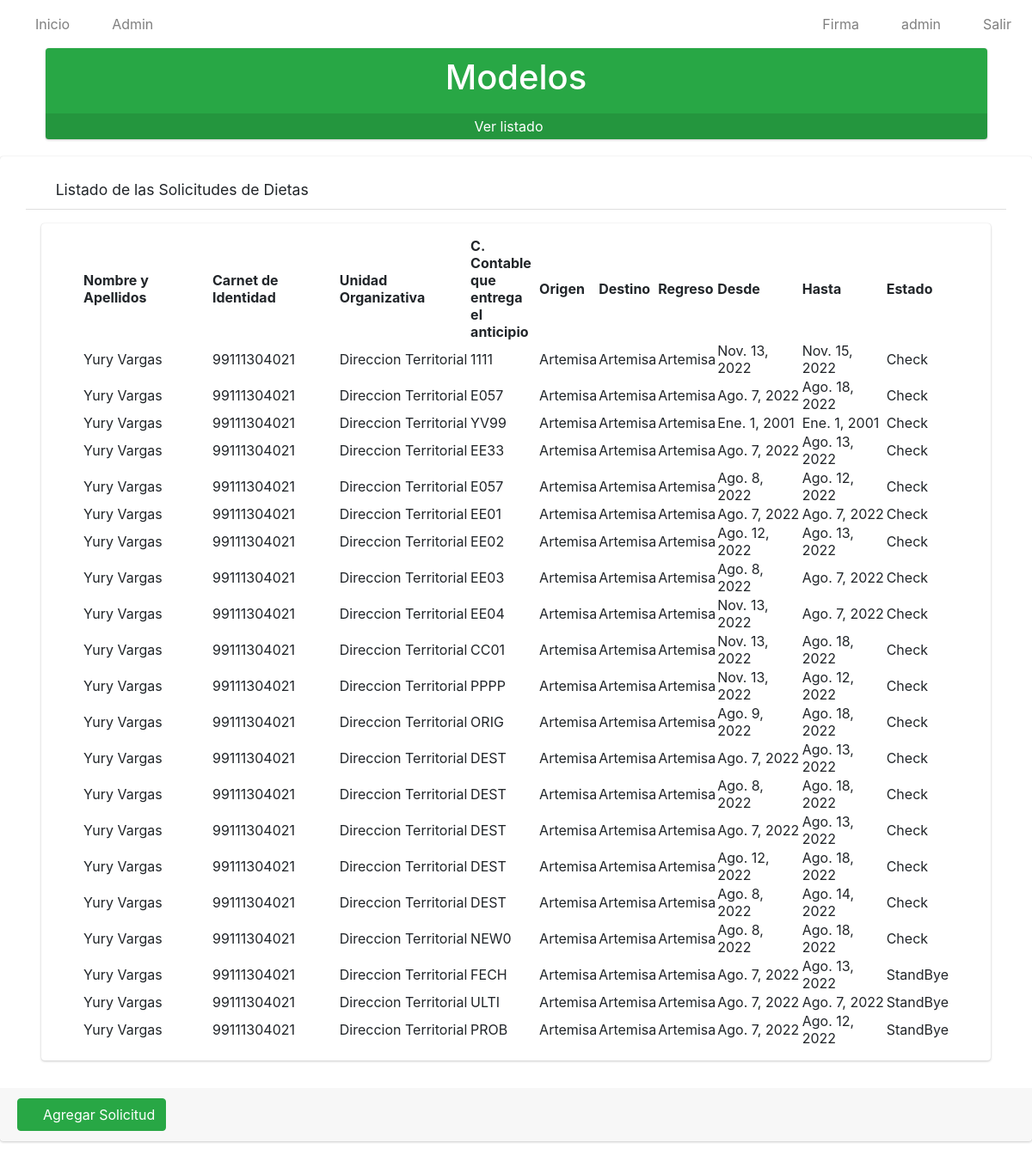
The app's page / (signed in), older data.
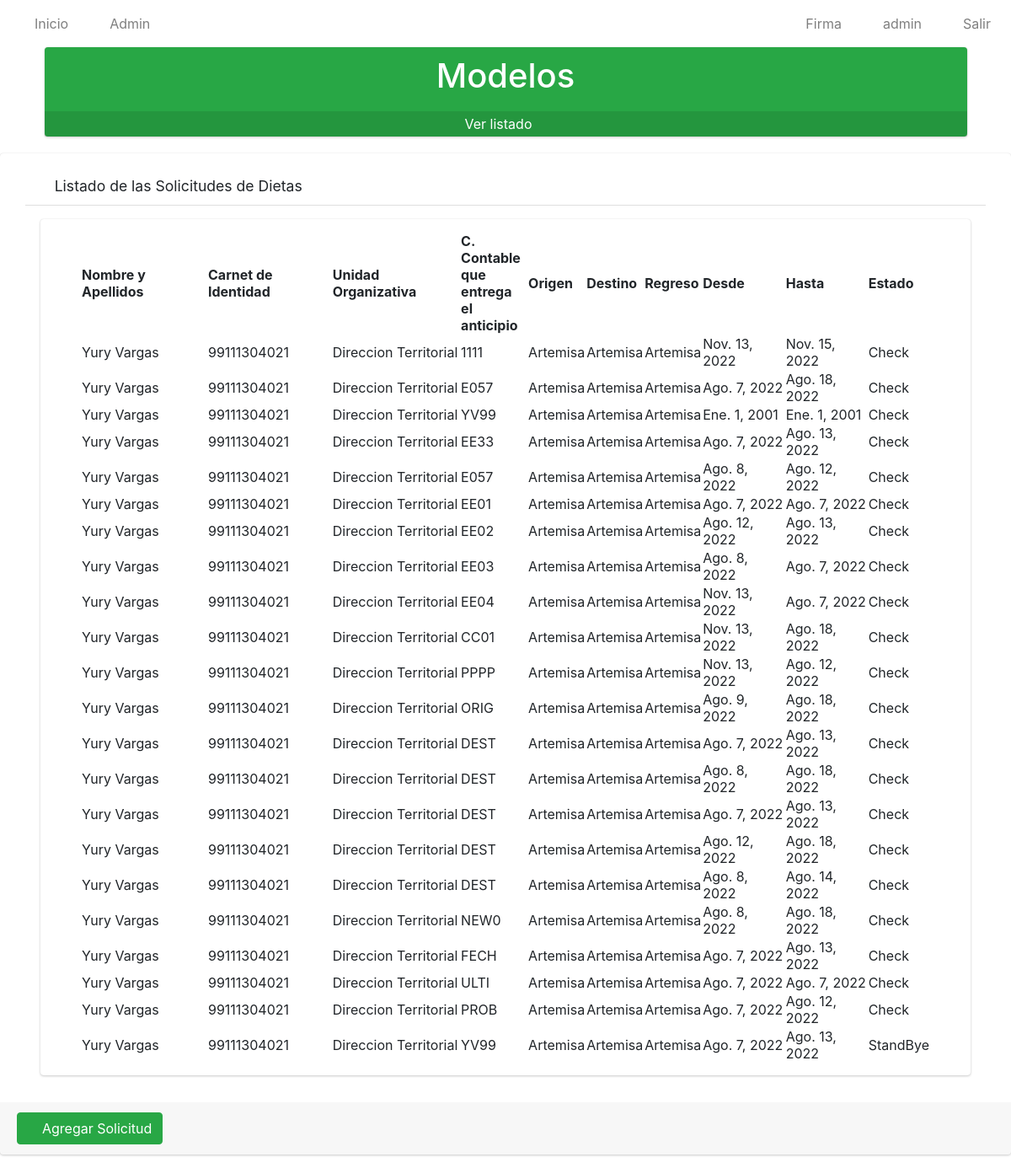
The same page, newer data.
### app/models.py (models this page shows, shortened)
class Solicitud(models.Model):
    numero=models.IntegerField()
    solicitante=models.ForeignKey(User, on_delete=models.CASCADE)
    trabajador=models.ForeignKey(Trabajador, on_delete=models.CASCADE)
    unidad_organizativa=models.ForeignKey(Unidad_Organizativa, on_delete=models.CASCADE)
    c_contable=models.CharField(max_length=4)
    provincia=models.ForeignKey(Provincia, on_delete=models.CASCADE)
    origen=models.ForeignKey(Municipio, on_delete=models.CASCADE, related_name='municipio_origen')
    destino=models.ForeignKey(Municipio, on_delete=models.CASCADE, related_name='municipio_destino')
    regreso=models.ForeignKey(Municipio, on_delete=models.CASCADE, related_name='municipio_regreso')
    fecha_inicio=models.DateField()
    fecha_final=models.DateField()
    estado=models.CharField(max_length=20)
    class Meta:
        verbose_name="Solicitud"
        verbose_name_plural="Solicitudes"

class Trabajador(models.Model):
    nombre_y_apellidos = models.CharField(max_length=80)
    ci=models.CharField(max_length=11, unique=True)
    def __str__(self):
            return self.nombre_y_apellidos
    class Meta:
        verbose_name = "Trabajador"
        verbose_name_plural = "Trabajadores"

class Unidad_Organizativa(models.Model):
    nombre=models.CharField(max_length=100)
    def __str__(self):
        return self.nombre
    class Meta:
        verbose_name="Unidad Organizativa"
        verbose_name_plural="Unidades Organizativas"

class Municipio(models.Model):
    nombre=models.CharField(max_length=30)
    provincia=models.ForeignKey(Provincia, on_delete=models.CASCADE)
    def __str__(self):
        return self.nombre
    class Meta:
        verbose_name="Municipio"
        verbose_name_plural="Municipios"

### app/views.py (the view)
# urls.py: path('', SolicitudListView.as_view(), name='solicitudes'),
class SolicitudListView(ListView):
    model = Solicitud
    template_name = 'solicitudes/listar.html'
    @method_decorator(login_required)
    def dispatch(self, request, *args, **kwargs):
        return super().dispatch(request,*args,** kwargs)
    def get_context_data(self, **kwargs):
        context = super().get_context_data(**kwargs)
        context['title'] = "Listado de Solicitudes"
        return context

### app/templates/solicitudes/listar.html
{% extends 'base.html' %}
{% load static %}
{% block content %}
    <div class="row pl-5 pr-5" >
         <div>
            <div class="small-box bg-success">
                <div class="inner">
                    <h1 style="color: white;" class="text-center">
                        Modelos
                    </h1>
                </div>
                <div class="icon"><i class="fas fa-check-square"></i>
                </div>
                <a href="{% url 'listarMod' %}" class="small-box-footer" style="color: white !important;">
                Ver listado <i class="fas fa-arrow-circle-right" style="color: white;"></i>
                </a>
            </div>
        </div>
    </div>
    <div class=" card card-default">
        <div class="card-header px-3 mb-3 mt-3 container">
            <h3 class="card-title">
            <i class="fas fa-search"></i>
                Listado de las Solicitudes de Dietas
            </h3>
            </div>
        <div class="card card-body content-header mx-5 px-5">
            <table id="myTable" class="display" style="width: 100%;">
                <thead>
                    <tr>
                        <th>Nombre y Apellidos</th>
                        <th>Carnet de Identidad</th>
                        <th>Unidad Organizativa</th>
                        <th>C. Contable que entrega el anticipio</th>
                        <th>Origen</th>
                        <th>Destino</th>
                        <th>Regreso</th>
                        <th>Desde</th>
                        <th>Hasta</th>
                        <th>Estado</th>
                    </tr>
                </thead>
                <tbody>
                    {% for i in object_list %}
                    <tr>
                        <td style="width: 150px;">{{i.trabajador}}</td>
                        <td>{{i.trabajador.ci}}</td>
                        <td>{{i.unidad_organizativa}}</td>
                        <td style="width: 80px;">{{i.c_contable}}</td>
                        <td>{{i.origen}}</td>
                        <td>{{i.destino}}</td>
                        <td>{{i.regreso}}</td>
                        <td>{{i.fecha_inicio}}</td>
                        <td>{{i.fecha_final}}</td>
                        <td>{{i.estado}}</td>
                    </tr>
                    {% endfor %}
                </tbody>
            </table>
        </div>
        <div class=" card-footer mt-3">
            <a href="{% url 'crear_solicitud' %}" type="button" class="btn btn-primary btn-success">
                <i class="fas fa-plus"></i>
                Agregar Solicitud
            </a>
        </div>
    </div>
{% endblock %}

### app/templates/base.html (shortened to what this page needs)
{% load static %}
<html>
    <head>
  <link rel="stylesheet" href="{% static 'plugins/fontawesome-free/css/all.min.css'%}">
        <link href="https://cdn.jsdelivr.net/npm/bootstrap@5.2.0/dist/css/bootstrap.min.css" rel="stylesheet">
        <link rel="stylesheet" type="text/css" href="{% static 'datatable/data_tables/datatables.min.css' %}" />
  <link rel="stylesheet" href="https://cdnjs.cloudflare.com/ajax/libs/jquery-confirm/3.3.2/jquery-confirm.min.css">
  <link rel="stylesheet" href="https://cdn.jsdelivr.net/npm/bootstrap-icons@1.7.2/font/bootstrap-icons.css">
  <link href="https://cdn.jsdelivr.net/npm/bootstrap@5.2.0-beta1/dist/css/bootstrap.min.css" rel="stylesheet"
>
<link href="https://cdn.jsdelivr.net/npm/bootstrap@5.2.0/dist/css/bootstrap.min.css" rel="stylesheet">
        <link rel="stylesheet" href="{% static 'dist/css/adminlte.min.css'%}">
    </head>
    <body>
<nav class="navbar navbar-expand-md navbar-white navbar-light">
 <ul class="navbar-nav">
          <li class="nav-item">
            <a href="{% url 'solicitudes' %}" class="nav-link">
            <i class="fas fa-home"></i>
            Inicio</a>
          </li>
         {% if user.is_superuser or user.is_staff %}
          <li class="nav-item">
           <a class="nav-link"  href="/admin/" role="button">
            <i class="fas fa-tachometer-alt"></i> Admin
           </a>
          </li>
         {%endif%}
        </ul>
    <ul class="navbar-nav ml-auto">
      <li class="nav-item">
           <a class="nav-link" onclick="modal_firma()" role="button">
            <i class="fas fa-edit"></i> Firma
           </a>
      </li>
      <li class="nav-item">
        <a class="nav-link" href="javascript:;"role="button">
          <i class="fas fa-user"></i>  {{ user.username }}
        </a>
      </li>
      <li class="nav-item">
        <a class="nav-link" href="{% url 'logout' %}"role="button">
          <i class="fas fa-power-off"></i> Salir
        </a>
      </li>
    </ul>
  </nav>
        {%block content%}
        {% endblock %}
    </body>
</html>

Row changes from the older to the newer data that the page shows:
changed Solicitud "FECH": estado "StandBye" → "Check"
changed Solicitud "ULTI": estado "StandBye" → "Check"
changed Solicitud "PROB": estado "StandBye" → "Check"
added Solicitud: trabajador "Yury Vargas", trabajador.ci "99111304021", unidad_organizativa "Direccion Territorial", c_contable "YV99", origen "Artemisa", destino "Artemisa", regreso "Artemisa", fecha_inicio "Ago. 7, 2022", fecha_final "Ago. 13, 2022", estado "StandBye"
